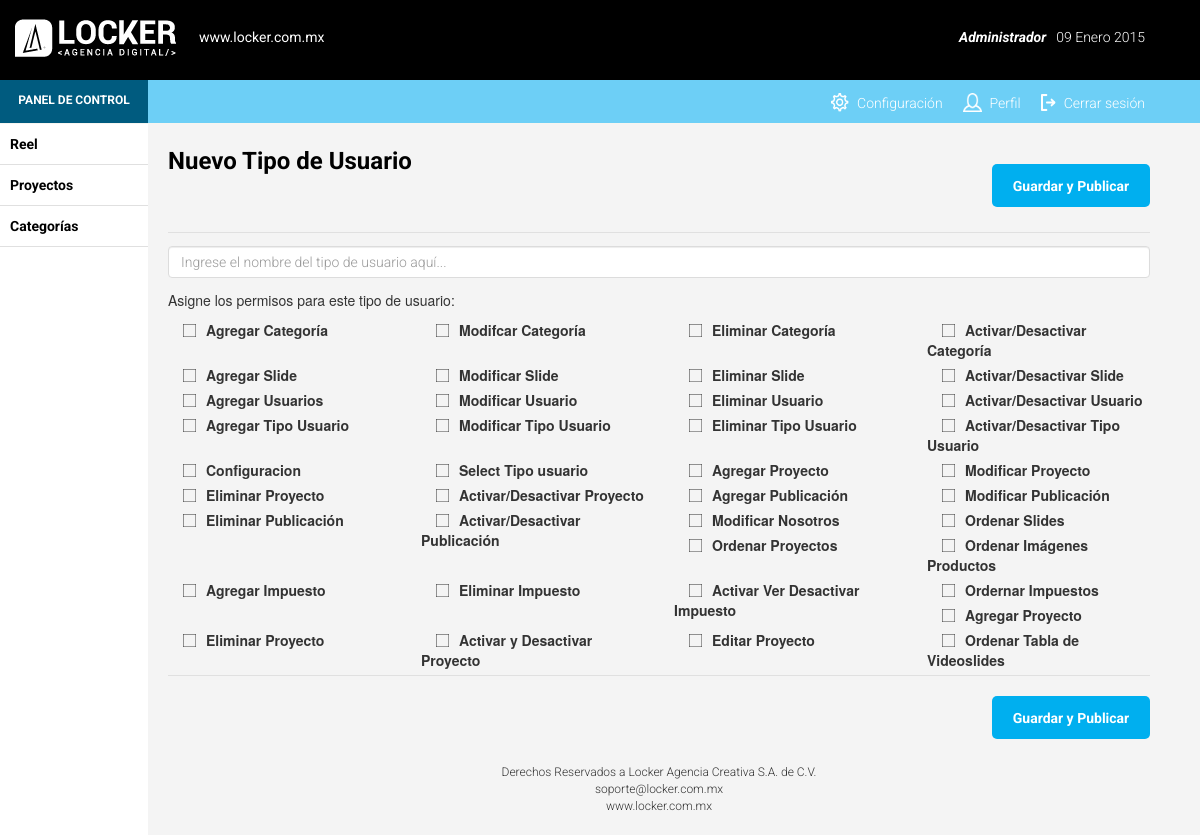
Screenshot of /panel/formtipousuario.php (signed in) with the database file from the repository.
### tables this page shows
CREATE TABLE `permiso` (
`idpermiso` int(11) NOT NULL,
  `nompermiso` varchar(255) NOT NULL,
  `clavepermiso` varchar(255) NOT NULL,
  `status` int(5) NOT NULL
);

### panel/clases/seguridad.php (called while the page is built, shortened)
<?php
include_once('conexion.php');
include_once('usuario.php');
include_once('permiso.php');
include_once('tiposusuarioxpermiso.php');
class seguridad
{
	var $usuario;
	var $permiso;
	var $tipousuarioxpermiso;
	function seguridad()
	{
		$this->usuario= new usuario('','','','','');
		$this->permiso= new permiso('','','','');
		$this->tipousuarioxpermiso= new tiposusuarioxpermiso(0,0);
	}
	function valida_permiso_usuario($idusuario, $clavepermiso)
	{
		$this->usuario->idusuario=$idusuario;
		$this->permiso->clavepermiso=$clavepermiso;
		$this->usuario->obten_usuario();
		$this->usuario->obtener_tipo_usuario();
		$this->permiso->obtener_permisoclave();
		$this->tipousuarioxpermiso->idtipousuario=$this->usuario->tiposusuario->idtipousuario;
		$this->tipousuarioxpermiso->idpermiso=$this->permiso->idpermiso;
	return $this->tipousuarioxpermiso->existe_rol_permiso();
	}
}
?>

### panel/clases/conexion.php (called while the page is built, shortened)
<?php
class conexion
{
var $host;
var $user;
var $password;
var $bd;
var $conexion;
	function conexion()
	{
		$this->host='localhost';
		$this->user= 'root';
		$this->password= '';
		$this->bd= 'donporfirio';
	}
	function conectar()
	{
		$this->conexion= mysqli_connect($this->host, $this->user, $this->password);
		mysqli_select_db($this->conexion, $this->bd);
	}
	function ejecutar_sentencia($consulta)
	{
		$resultados=mysqli_query($this->conexion,$consulta);
		return $resultados;
	}
}
?>

### panel/clases/datosusuario.php (called while the page is built, shortened)
<?php
include_once('conexion.php');
class datosusuario
{
	var $idusuario;
	function datosusuario($id=0,$nom='',$mail='',$tel='')
	{
			$this->idusuario=$id;
	}
	function obtener_datos_usuario()
	{
		$con = new conexion();
		$sql="SELECT * FROM datosusuario WHERE idusuario='".$this->idusuario."';";
		$registro=$con->ejecutar_sentencia($sql);
	}
	}
?>

### panel/clases/usuario.php (called while the page is built, shortened)
<?php
include_once('conexion.php');
include_once('tipousuario.php');
include_once('datosusuario.php');
class usuario
{
	var $idusuario;
	var $tiposusuario;
	function usuario($a = 0, $b = '', $c = '', $stat = 0, $idtipo = 0)
	{
		$this->idusuario=$a;
		$this->tiposusuario= new tipousuario($idtipo,'','');
		$this->tiposusuario->idtipousuario=$idtipo;
	}
	function obtener_tipo_usuario()
	{
		$this->tiposusuario->obtener_tipousuario();
	}
	function obten_usuario()
	{
		$conexion=new conexion();
		$sql="select idusuario,nomusuario,password,status,idtipousuario from usuario where idusuario='".$this->idusuario."'";
		$result=$conexion->ejecutar_sentencia($sql);
		while($row=mysqli_fetch_array($result))
		{
			$this->idusuario=$row['idusuario'];
			$this->tiposusuario->idtipousuario=$row['idtipousuario'];
		}
	}
}
?>

### panel/clases/tipousuario.php (called while the page is built, shortened)
<?php
include_once('conexion.php');
class tipousuario
{
  var $idtipousuario;
  function tipousuario($a=0,$b='',$stat=0)
  {
	  $this->idtipousuario=$a;
	  $this->nomtipousuario=$b;
  }
  function obtener_tipousuario()
  {
	  $sql="select idtipousuario, nomtipousuario, status from tiposusuario where idtipousuario='".$this->idtipousuario."'";
	  $con=new conexion();
	  $resultados=$con->ejecutar_sentencia($sql);
	  while ($fila=mysqli_fetch_array($resultados))
	  {
		  $this->idtipousuario=$fila['idtipousuario'];
	  }
  }
}
?>

### panel/clases/permiso.php (called while the page is built, shortened)
<?php
include_once('conexion.php');
class permiso
{
	  var $clavepermiso;
	  function permiso($idp=0,$nomp='',$clavep='',$stat=0)
	  {
		  $this->clavepermiso=$clavep;
	  }
	function listaPermisoActivas()
	{
		$conexion=new conexion();
		$sql="select idpermiso,nompermiso,clavepermiso,status from permiso where status=1";
		$result=$conexion->ejecutar_sentencia($sql);
		$resultados=array();
		while ($row=mysqli_fetch_array($result))
		{
			$registro=array();
			$registro['idpermiso']=$row['idpermiso'];
			$registro['nompermiso']=$row['nompermiso'];
			$registro['clavepermiso']=$row['clavepermiso'];
			$registro['status']=$row['status'];
			array_push($resultados,$registro);
		}
		return $resultados;
	}
	function obtener_permisoclave()
	{
	  $sql="select idpermiso from permiso where clavepermiso='".$this->clavepermiso."';";
	  $con= new conexion();
	  $resultados=$con->ejecutar_sentencia($sql);
	  while ($fila=mysqli_fetch_array($resultados))
	  {
		$this->idpermiso=$fila['idpermiso'];
	  }
	}
}
?>

### panel/clases/tiposusuarioxpermiso.php (called while the page is built, shortened)
<?php
include_once('conexion.php');
class tiposusuarioxpermiso
{
var $idtipousuario;
var $idpermiso;
function tiposusuarioxpermiso($idtipousuario=0,$idpermiso=0)
{
$this->idtipousuario=$idtipousuario;
$this->idpermiso=$idpermiso;
}
function existe_rol_permiso()
{
$bandera=0;
$con=new conexion();
$sql='select idpermiso,idtipousuario from tipousuarioxpermiso where idtipousuario="'.$this->idtipousuario.'" and idpermiso="'.$this->idpermiso.'"';
$resultados=$con->ejecutar_sentencia($sql);
while ($fila=mysqli_fetch_array($resultados))
{
$bandera=1;
}
return $bandera;
}
}
?>

### panel/formtipousuario.php (the view, shortened to what this page needs)
<?php
	include_once('clases/tipousuario.php');
	include_once('clases/permiso.php');
	include_once('clases/tiposusuarioxpermiso.php');
	include_once('clases/seguridad.php');
	$seguridad = new seguridad();
	if(isset($_REQUEST['idtipousuario'])){
		$id = $_REQUEST['idtipousuario'];
		$operacion = 'modificartipousuario';
		$palabra = 'Editar Tipo de Usuario';
	}
	else{
		$id = 0;
		$operacion = 'agregartipousuario';
		$palabra = 'Nuevo Tipo de Usuario';
	}
	$temporal = new tipousuario($id);
	$clave='ModTiUs';
?>
<?php
include('header.html');
include('menu.php');
?>
        <div id="page-content-wrapper">
            <div class="page-content inset">
                <div class="row rowedit">
                    <div class="col-lg-6 col-md-6 col-sm-12 col-xs-12">
                        <p class="titulo"><?php echo $palabra;?></p>
                    </div>
                    <div class="col-lg-6 col-md-6 col-sm-12 col-xs-12">
                    	<form id="form-validation" action="operaciones.php" method="post" name="form1" onsubmit="return validar_campos()">
                    		<button type="submit" <?php if($seguridad->valida_permiso_usuario($_SESSION['idusuario'],$clave)==0) echo ' disabled ';?> name="operaciones" value="<?php echo $operacion; ?>" class="buttonguardar">Guardar y Publicar</button>
                    </div>
                    <div class="col-lg-12 col-md-12 col-sm-12 col-xs-12">
                    	<hr class="hrmenu">
                    </div>
                    <div class="clearfix"></div>
                     <div class="col-lg-12 col-md-12 col-sm-12 col-xs-12">
                    </div>
                   	<div class="col-lg-12 col-md-12 col-sm-12 col-xs-12">
                   		<div id="titulo" class="form-group espacios">
                   			<input type="text" name="titulo" class="form-control" placeholder="Ingrese el nombre del tipo de usuario aquí..." value="<?=$temporal->nomtipousuario?>"></input>
                   		</div>
                   	</div>
                   	<div class="col-lg-12 col-md-12 col-sm-12 col-xs-12">
                    	<p class="subitulo">Asigne los permisos para este tipo de usuario:</p>
                    </div>
                   		<?php
								$permiso= new permiso();
								$listapermisoactive= $permiso->listaPermisoActivas();
								foreach($listapermisoactive as $elementoPermiso)
								{
									$temp='';
									echo '<div class="col-lg-3 col-md-3 col-sm-4 col-xs-6">
									<input type="checkbox" id="'.$elementoPermiso['idpermiso'].'" name="idpermiso[]" '.$temp.' value="'.$elementoPermiso['idpermiso'].'">
										  <label for="'.$elementoPermiso['idpermiso'].'"><span></span>'.$elementoPermiso['nompermiso'].'</label>
										  </div>';
								}
                   		?>
                    <div class="clearfix"></div>
                    <div class="col-lg-12 col-md-12 col-sm-12 col-xs-12">
                    	<hr class="hrmenu">
                    </div>
                    <div class="clearfix"></div>
                    <div class="col-lg-12 col-md-12 col-sm-12 col-xs-12">
                    		<button type="submit" <?php if($seguridad->valida_permiso_usuario($_SESSION['idusuario'],$clave)==0) echo ' disabled ';?> name="operaciones" value="<?php echo $operacion; ?>" class="buttonguardar">Guardar y Publicar</button>
                    </div>
                    <footer id="footer">
                    	<div class="col-lg-12 col-md-12 col-sm-12 col-xs-12 text-center">
                        	Derechos Reservados a Locker Agencia Creativa S.A. de C.V.
                            <br>
                            soporte@locker.com.mx
                            <br>
                            www.locker.com.mx
                    	</div>
                    </footer>
                </div>
            </div>
        </div>
    </div>
</body>
</html>

### panel/menu.php
<div id="wrapper" class="wrapper-movil">
    <?php $page = basename($_SERVER["SCRIPT_FILENAME"]);?>
    <div id="sidebar-wrapper">
        <ul class="sidebar-nav">
            <li <?php if ($page == "formvideoslide.php"){ echo "class='active'";} ?>><a href="formvideoslide.php">Reel</a>
            </li>
            <hr class="hrmenu">
            <li <?php if ($page =="listproyecto.php"  or $page == "formproyecto.php"){ echo "class='active'";} ?>><a href="listproyecto.php">Proyectos</a>
            </li>
            <hr class="hrmenu">
            <li <?php if ($page =="listcategoria.php"  or $page == "formcategoria.php"){ echo "class='active'";} ?>><a href="listcategoria.php">Categorías</a>
            </li>
            <hr class="hrmenu">
        </ul>
    </div>

### panel/css/styles.css (style rules this page uses)
#navBlack { padding:0; margin-bottom:0; padding-top:0; padding-bottom:0; background-color:#000; height:80px; }
#imgLogo { margin: 19px 19px 19px 0; }
#username { font-family: 'Roboto', sans-serif; font-weight:700; font-style:italic; font-size:14px; float:right; color:#FFF; margin: 27px 10px 0 0; }
#fecha { font-family: 'Roboto', sans-serif; font-weight:300; font-size:14px; float:right; color:#FFF; margin: 27px 40px 0 0; }
#urlLocker { font-family: 'Roboto', sans-serif; font-weight:400; font-size:14px; color:#FFF; }
#navBlue { padding:0; margin-bottom:0; padding-top:0; padding-bottom:0; background-color: rgb(109,207,246); height:43px; top:80px; z-index: 1; }
#barraazul { background-color: rgb(0,91,127); height:43px; width:148px; position:absolute; left:0; }
#panel { font-family: 'Roboto', sans-serif; font-weight:700; font-size:12px; color:#FFF; text-align:center; margin: 12px 0 0 0; }
.imgresources { margin: -4px 8px 0 0; }
.letras { font-family: 'Roboto', sans-serif; font-weight: 300; font-size: 14px; color: #FFF; }
ul { margin-top:0; margin-bottom:0; list-style:none; }
#ulmenu li { display: block; float: right; cursor: pointer; }
.limenu { margin: 12px 20px 0 0px; cursor: pointer; }
#li1 { margin: 12px 40px 0 0; cursor: pointer; }
body { background-color: #f4f4f4; }
.titulo { font-family: 'Roboto', sans-serif; font-weight:700; font-size:24px; color:#000; float:left; margin: 0px 0 0px 0; }
.rowedit { padding: 0 30px 0 0; }
input[type=text] { background:#FFF; font-family: 'Roboto', sans-serif; font-size:14px; font-weight:300; border:1px solid #dcdcdc; width:100%; height:32px; }
.espacios { margin: 12px 0 12px 0; }
input[type="checkbox"] + label span { display: inline-block; width: 13px; height: 13px; background: url(../img/check.png) left top no-repeat; margin: -3px 10px 0 15px; vertical-align: middle; cursor:pointer; }
footer { font-family: 'Roboto', sans-serif; font-size:12px; font-weight:300 !important;; }
.buttonguardar { background-color:#00afef; -webkit-border-top-left-radius:5px; -moz-border-radius-topleft:5px; border-top-left-radius:5px; -webkit-border-top-right-radius:5px; -moz-border-radius-topright:5px; border-top-right-radius:5px; -webkit-border-bottom-right-radius:5px; -moz-border-radius-bottomright:5px; border-bottom-right-radius:5px; -webkit-border-bottom-left-radius:5px; -moz-border-radius-bottomleft:5px; border-bottom-left-radius:5px; text-indent:0px; display:inline-block; color:#ffffff; font-family: 'Roboto', sans-serif; font-size:14px; font-weight:700; font-style:normal; height:43px; line-height:36px; width:158px; text-decoration:none; text-align:center; border: none; float:right; margin: 20px 0 25px 0; }
body { background: #f6f5f0; }

### panel/css/simple-sidebar.css (style rules this page uses)
#wrapper { padding-left: 148px; transition: all 0.4s ease 0s; background-color: rgb(244,244,244); height:100%; margin:124px 0 0 0; }
#sidebar-wrapper { margin-left: -250px; left: 250px; width: 148px; background: #FFF; position: fixed; height: 100%; overflow-y: auto; z-index: 1000; transition: all 0.4s ease 0s; }
#page-content-wrapper { width: 100%; height: 100%; }
.sidebar-nav { position: absolute; top: 0; width: 100%; list-style: none; margin: 0; padding: 0; }
.sidebar-nav li { line-height: 40px; text-indent: 10px; font-family: 'Roboto', sans-serif; font-weight:700; font-size: 14px; }
.sidebar-nav li a { color: #000; display: block; text-decoration: none; }
.hrmenu { margin-top: 0px; margin-bottom: 0px; border: 1px; border-top: 1px solid #E0E0E0; }
.inset { padding: 20px; }

### rows the page displays
permiso: nompermiso "Agregar Categoría"
permiso: nompermiso "Modifcar Categoría"
permiso: nompermiso "Eliminar Categoría"
permiso: nompermiso "Activar/Desactivar Categoría"
permiso: nompermiso "Agregar Slide"
permiso: nompermiso "Modificar Slide"
permiso: nompermiso "Eliminar Slide"
permiso: nompermiso "Activar/Desactivar Slide"
permiso: nompermiso "Agregar Usuarios"
permiso: nompermiso "Modificar Usuario"
permiso: nompermiso "Eliminar Usuario"
permiso: nompermiso "Activar/Desactivar Usuario"
permiso: nompermiso "Agregar Tipo Usuario"
permiso: nompermiso "Modificar Tipo Usuario"
permiso: nompermiso "Eliminar Tipo Usuario"
permiso: nompermiso "Activar/Desactivar Tipo Usuario"
permiso: nompermiso "Configuracion"
permiso: nompermiso "Select Tipo usuario"
permiso: nompermiso "Agregar Proyecto"
permiso: nompermiso "Modificar Proyecto"
permiso: nompermiso "Eliminar Proyecto"
permiso: nompermiso "Activar/Desactivar Proyecto"
permiso: nompermiso "Agregar Publicación"
permiso: nompermiso "Modificar Publicación"
permiso: nompermiso "Eliminar Publicación"
permiso: nompermiso "Activar/Desactivar Publicación"
permiso: nompermiso "Modificar Nosotros"
permiso: nompermiso "Ordenar Slides"
permiso: nompermiso "Ordenar Proyectos"
permiso: nompermiso "Ordenar Imágenes Productos"
permiso: nompermiso "Agregar Impuesto"
permiso: nompermiso "Eliminar Impuesto"
permiso: nompermiso "Activar Ver Desactivar Impuesto"
permiso: nompermiso "Ordernar Impuestos"
permiso: nompermiso "Agregar Proyecto"
permiso: nompermiso "Eliminar Proyecto"
permiso: nompermiso "Activar y Desactivar Proyecto"
permiso: nompermiso "Editar Proyecto"
permiso: nompermiso "Ordenar Tabla de Videoslides"

### other values shown
$palabra "Nuevo Tipo de Usuario"
